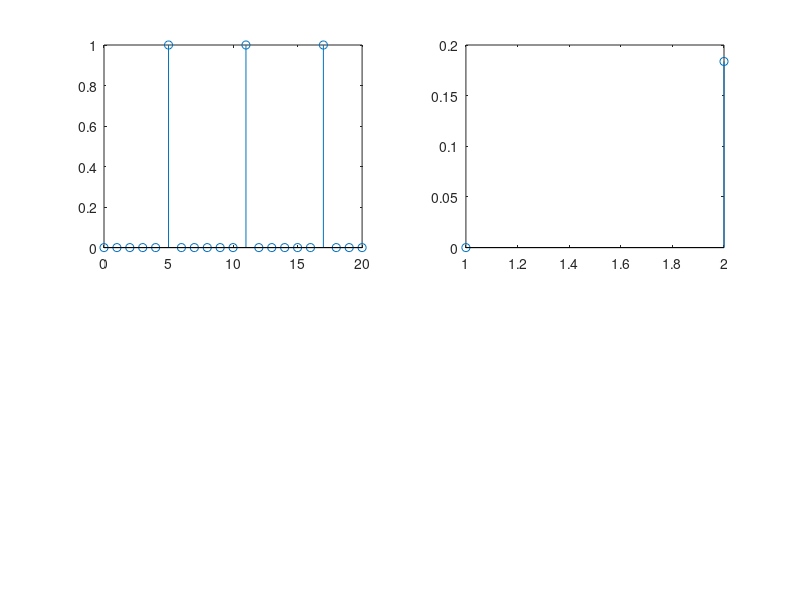

MATLAB code to generate this figure:
%a) 
z=[0,0,0,0,0,1,0,0,0,0,0,1,0,0,0,0,0,1,0,0,0];

subplot (2,2,1);
stem(0:20,z);
subplot (2,2,2);
stem(-5:15,z);
%b)
t=[10,1,2,3,4,5,6,7,8,9,0,1,2,3,4,5,6,7,8,9,10]
stem(0:20,t)
%c) 
n=[-15,25];
y=(pi/17 * n);
x=sin(y);
stem(x);
n=[0,50];
y=(pi/17 * n);
x=sin(y);
stem(x);
%Rezolvarea a fost realizata inainte de deadline si incarcata pe github atat pe sectiunea cod cat si in issues . 
%Prima tema cu deadline 06.11.2016 in sectiunea cod nu poate fi accesata ,iar din acest motiv a mai fost incarcat din nou .
